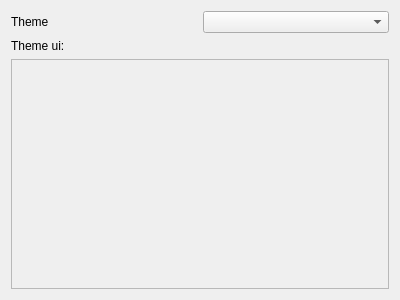
<?xml version="1.0" encoding="UTF-8"?>
<ui version="4.0">
 <class>Preferences</class>
 <widget class="QWidget" name="Preferences">
  <property name="geometry">
   <rect>
    <x>0</x>
    <y>0</y>
    <width>400</width>
    <height>300</height>
   </rect>
  </property>
  <property name="windowTitle">
   <string>Preferences</string>
  </property>
  <layout class="QVBoxLayout" name="verticalLayout">
   <item>
    <layout class="QHBoxLayout" name="horizontalLayout">
     <item>
      <widget class="QLabel" name="label">
       <property name="text">
        <string>Theme</string>
       </property>
      </widget>
     </item>
     <item>
      <widget class="QComboBox" name="Theme"/>
     </item>
    </layout>
   </item>
   <item>
    <widget class="QLabel" name="label_2">
     <property name="text">
      <string>Theme ui:</string>
     </property>
    </widget>
   </item>
   <item>
    <widget class="QFrame" name="ThemeUI">
     <property name="sizePolicy">
      <sizepolicy hsizetype="Preferred" vsizetype="Expanding">
       <horstretch>0</horstretch>
       <verstretch>0</verstretch>
      </sizepolicy>
     </property>
     <property name="frameShape">
      <enum>QFrame::Shape::StyledPanel</enum>
     </property>
     <property name="frameShadow">
      <enum>QFrame::Shadow::Raised</enum>
     </property>
    </widget>
   </item>
  </layout>
 </widget>
 <resources/>
 <connections/>
</ui>
